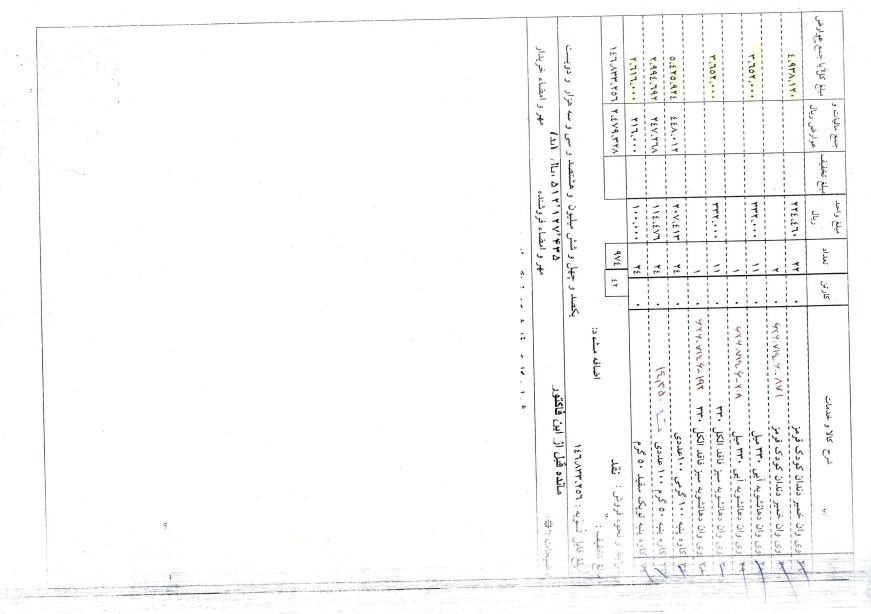
#> input picture samples/test/data_1 - Copy (2).jpg, 3481 x 2455 px (shown at 1/4 size); its folder holds only this picture in this run
$ python -i preprocess.py   (imports and definitions only)
#> lines starting #> are read from the running program, lines starting #| are printed output that depends on the picture; after the words box and inside, x2 and y2 are one past the last pixel; in counts of white or black regions, pixels touching at a corner belong together
### skewcorrection/skew_stimation.py
import numpy as np
import cv2
from skimage.transform import (hough_line, hough_line_peaks, probabilistic_hough_line)


def Skewed_angle(x1, y1, x2, y2):
    """
    Calculate the angle (in degrees) between two points (x1, y1) and (x2, y2) relative to the positive x-axis.
    Returns 0 if a ZeroDivisionError occurs.

    Parameters:
    - x1 (float): x-coordinate of the first point.
    - y1 (float): y-coordinate of the first point.
    - x2 (float): x-coordinate of the second point.
    - y2 (float): y-coordinate of the second point.

    Returns:
    - angle (float): The angle between the two points in degrees.
    """
    try:
        y = (y2 - y1)  # numerator of arctan
        x = (x2 - x1)  # denominator of arctan

        return (np.rad2deg(np.arctan2(y, x)))

    except ZeroDivisionError:
        return 0


def estimate_skewness(binary_image):
    """
    Estimate the skewness angle of a binary image using the Hough line transform.

    Parameters:
    - binary_image (numpy.ndarray): A binary image (e.g., after edge detection).

    Returns:
    - skewness_angle (float): The estimated skewness angle in degrees.
    """
    # Classic straight-line Hough transform
    h, theta, d = hough_line(binary_image)

    lines = hough_line_peaks(h, theta, d)  # gives the highest voted lines returned by hough_line function

    # take horizontal lines only
    indices = np.where(abs(np.rad2deg(lines[1])) > 45)  # array indices of horizontal lines
    # horizontal_lines= (np.take (lines[1], indices),np.take (lines[2], indices))
    horizontal_lines = (lines[1][indices], lines[2][indices])

    line_angle = []
    if indices[0].size > 0:
        for angle, dist in zip(*horizontal_lines):
            y0 = (dist - 0 * np.cos(angle)) / np.sin(angle)
            y1 = (dist - binary_image.shape[1] * np.cos(angle)) / np.sin(angle)
            line_angle.append(Skewed_angle(0, y0, binary_image.shape[1], y1))

    if len(line_angle):
        return np.mean(line_angle)
    else:
        return 0


# de-skew the image
def de_skew(img, angle):
    """
    De-skew an image by rotating it by a specified angle.

    Parameters:
    - img (numpy.ndarray): The input image to be de-skewed.
    - angle (float): The angle (in degrees) by which to rotate the image for de-skewing.

    Returns:
    - de_skewed_img (numpy.ndarray): The de-skewed image.
    """
    rows, cols, _ = img.shape
    # print ("Angle : ", angle)

    M = cv2.getRotationMatrix2D((cols / 2, rows / 2), angle, 1)
    dst = cv2.warpAffine(img, M, (cols, rows))
    # fig2= plt.figure (figsize=(15,15))

    # plt. imshow (dst[:,:,::-1])
    # cv2.imwrite('corrected_image.jpg',dst)
    return dst

### preprocess.py
import cv2
import numpy as np
import os

# load the image we want to de-skew
from skewcorrection.skew_stimation import estimate_skewness, de_skew


def load_image(path):
#> called with path = 'samples/test/data_1 - Copy (2).jpg'
    try:
        img = cv2.imread(path)
#> img is the input picture: shape (2455, 3481, 3); mean B, G, R 249.6, 249.7, 249.6
        # perform BRG to gray scale conversion
        gray = cv2.cvtColor(img, cv2.COLOR_BGR2GRAY)

        # invert the color;
        Inverted_Gray = cv2.bitwise_not(gray)
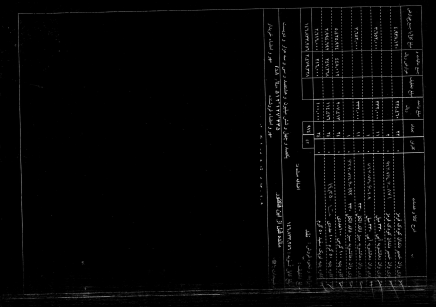
#> Inverted_Gray: shape (2455, 3481) (shown at 1/8 size); min 0, max 255, mean 5.4

        # covert the gray scale image to binary image;

        binary = cv2.threshold(Inverted_Gray, 0, 255, cv2.THRESH_BINARY | cv2.THRESH_OTSU)[1]
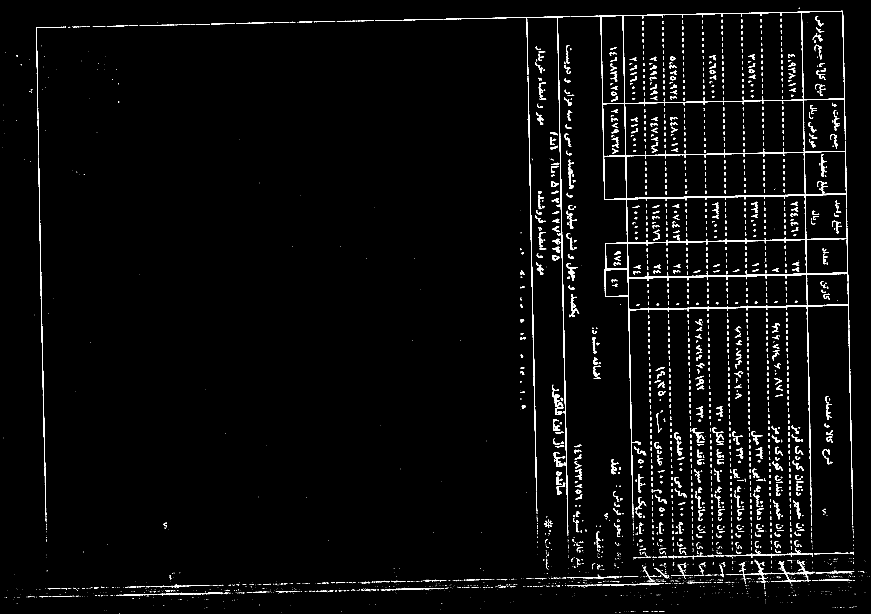
#> binary: shape (2455, 3481) (shown at 1/4 size); 2.4% white; 3517 white regions (2039 under 20 px), largest, box (x1, y1, x2, y2) and area: (2286, 52, 3397, 1998) 41916, (2229, 129, 2272, 2079) 5693, (2117, 632, 2147, 1966) 3820

        # binary = dilation
        return img, binary
    except:
        print("Could not load the image; provide correct path")
        return None, None


def preprocess_image(image_path):
    img, binary = load_image(image_path)
    if img is None or binary is None:
        return None

    angle = estimate_skewness(binary)
#> in estimate_skewness, `h, theta, d = hough_line(binary_image)`: theta = 180 values from -1.57 to 1.55; d = 8521 values from -4260 to 4260
#> in estimate_skewness, `indices = np.where(abs(np.rad2deg(lines[1])) > 45)`: indices = ([8, 11, 12, 13, 14, 16, 17],)
#> in estimate_skewness, `horizontal_lines = (lines[1][indices], lines[2][indices])`: horizontal_lines = ([1.55, 1.55, 1.55, 1.55, 1.55, 1.55, 1.55], [105, 1014, 1280, 836, 1153, 456, 665])
#> the loop in estimate_skewness, `for angle, dist in zip(*horizontal_lines):` made 7 passes
#> (dist, y0, y1) on passes 1 to 7: (105, 105, 44.25), (1014, 1014.2, 953.4), (1280, 1280.2, 1219.4), (836, 836.1, 775.4), (1153, 1153.2, 1092.4), (456, 456.1, 395.3), (665, 665.1, 604.3)
#> after the loop in estimate_skewness, `for angle, dist in zip(*horizontal_lines):`: line_angle = [-1, -1, -1, -1, -1, -1, -1]
#> angle = -1
    image = de_skew(img, angle)
#> in de_skew, `M = cv2.getRotationMatrix2D((cols / 2, rows / 2), angle, 1)`: M = [[1, -0.0175, 21.69], [0.0175, 1, -30.19]]
#> in de_skew, `dst = cv2.warpAffine(img, M, (cols, rows))`:
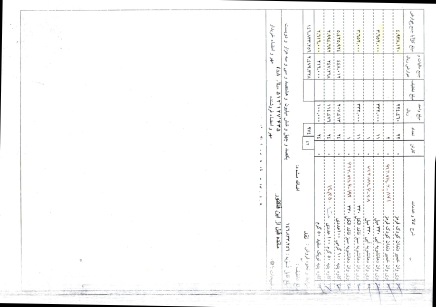
#> dst: shape (2455, 3481, 3) (shown at 1/8 size); mean B, G, R 247.3, 247.3, 247.3

    # Check if image is not None
    if image is not None:
        # image = cv2.cvtColor(image, cv2.COLOR_BGR2GRAY)
        image = cv2.resize(image, (668, 668))  # Resize to your desired size
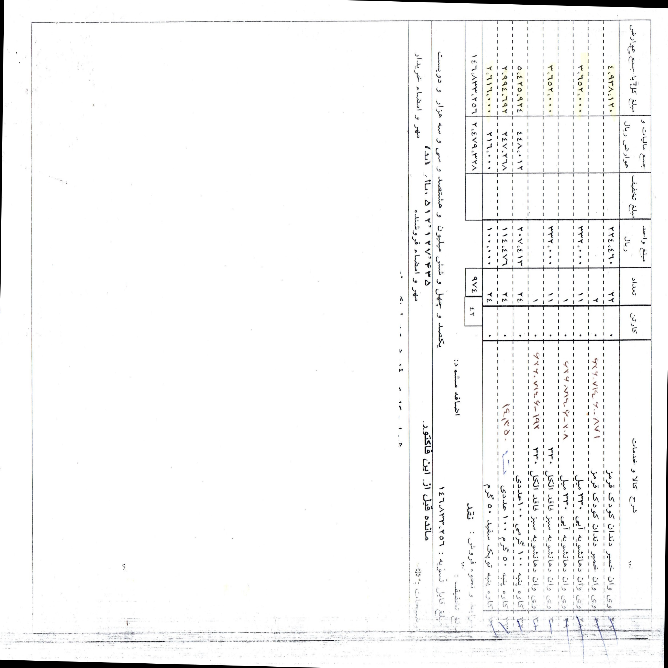
#> image: shape (668, 668, 3); mean B, G, R 247.2, 247.3, 247.2

        image_array = np.array(image)
        image_array = image_array / 255
        return image_array
    else:
        return None


train_path = "/content/train"
val_path = "/content/val"


# [15 lines left out: function prepare_dataset, not called in this run]

>>> result = preprocess_image('samples/test/data_1 - Copy (2).jpg')

$ run again, on samples/test/data_3 - Copy (2).jpg
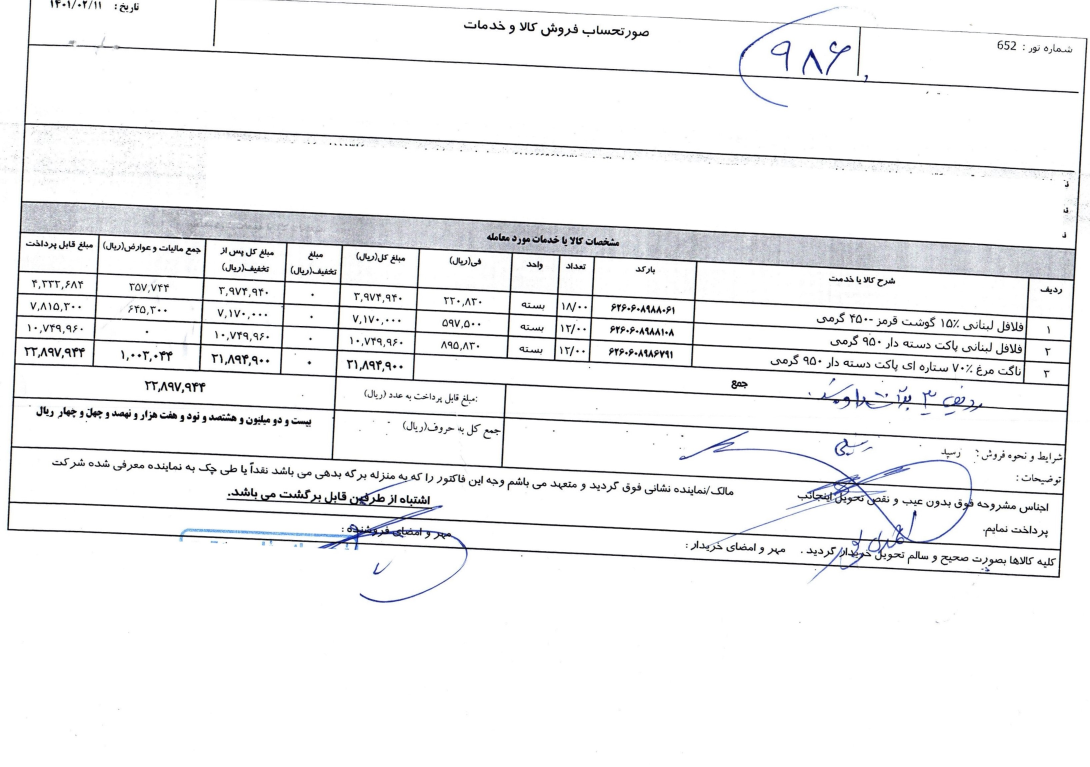
#> input picture samples/test/data_3 - Copy (2).jpg, 3268 x 2300 px (shown at 1/3 size)
#> in load_image, img is the input picture: shape (2300, 3268, 3); mean B, G, R 242.1, 241.3, 241
#> in load_image, `binary = cv2.threshold(Inverted_Gray, 0, 255, cv2.THRESH_BINARY | cv2...`:
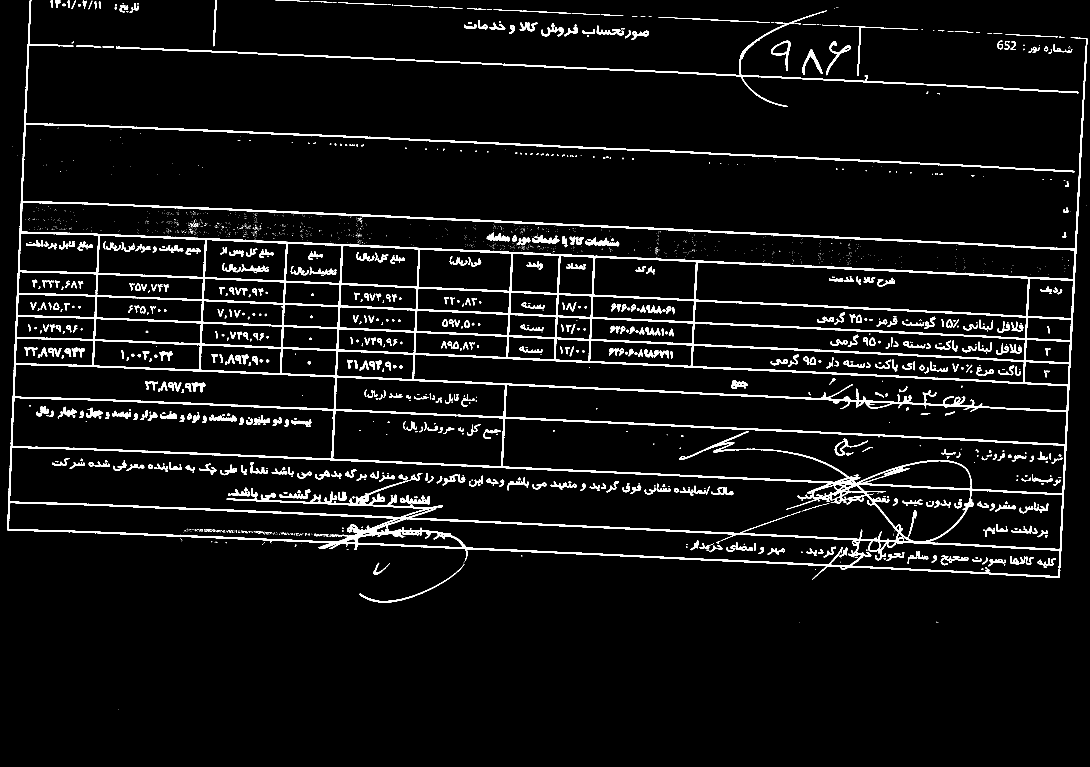
#> binary: shape (2300, 3268) (shown at 1/3 size); 5.1% white; 2388 white regions (1646 under 20 px), largest, box (x1, y1, x2, y2) and area: (22, 0, 3262, 1739) 241584, (348, 32, 3236, 321) 13918, (1079, 1692, 1393, 1808) 1286
#> theta = 180 values from -1.57 to 1.55; d = 7995 values from -3997 to 3997
#> the loop in estimate_skewness, `for angle, dist in zip(*horizontal_lines):` made 24 passes
#> (angle, dist, y0, y1, y in Skewed_angle) on passes 1 to 8: (-1.52, -1564, 1566.1, 1737.4, 171.3), (-1.52, -922, 923.3, 1094.5, 171.3), (-1.52, -988, 989.4, 1160.6, 171.3), (-1.52, -1167, 1168.6, 1339.9, 171.3), (-1.52, -1482, 1484, 1655.3, 171.3), (-1.52, -580, 580.8, 752.1, 171.3), (-1.52, -789, 790.1, 961.4, 171.3), (-1.52, -671, 671.9, 843.2, 171.3)
#> after the loop in estimate_skewness, `for angle, dist in zip(*horizontal_lines):`: line_angle = [3, 3, 3, 3, 3, 3, 3, 3, 3, 3, 3, 3, 3, 2, 3, 2, 2, 2, 2, 2, 2, 2, 3, 2]
#> in preprocess_image, `angle = estimate_skewness(binary)`: angle = 2.63
#> M = [[0.999, 0.0458, -50.95], [-0.0458, 0.999, 76.04]]
#> in preprocess_image, `image = cv2.resize(image, (668, 668))`:
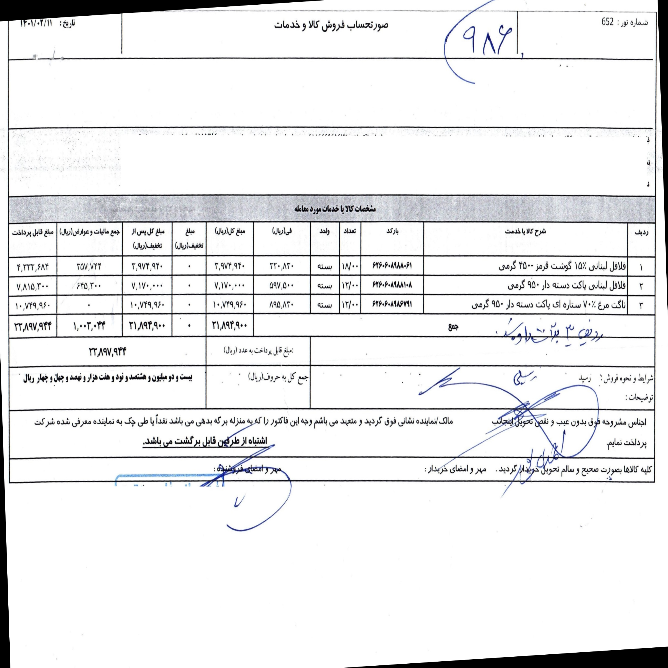
#> image: shape (668, 668, 3); mean B, G, R 236.1, 235.3, 235.1

$ run again, on samples/test/data_34 - Copy (2).jpg
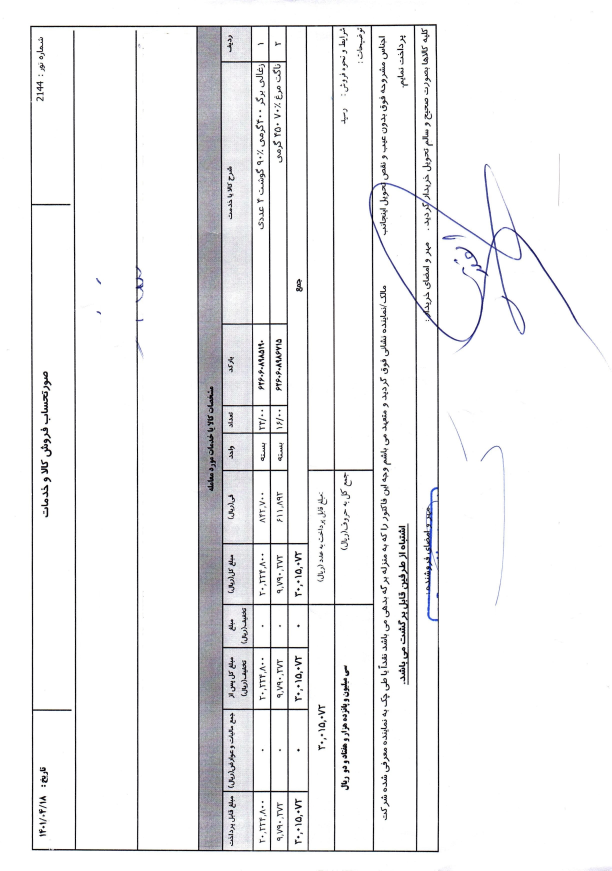
#> input picture samples/test/data_34 - Copy (2).jpg, 2445 x 3484 px (shown at 1/4 size)
#> in load_image, img is the input picture: shape (3484, 2445, 3); mean B, G, R 240.8, 239.8, 239.9
#> in load_image, `binary = cv2.threshold(Inverted_Gray, 0, 255, cv2.THRESH_BINARY | cv2...`:
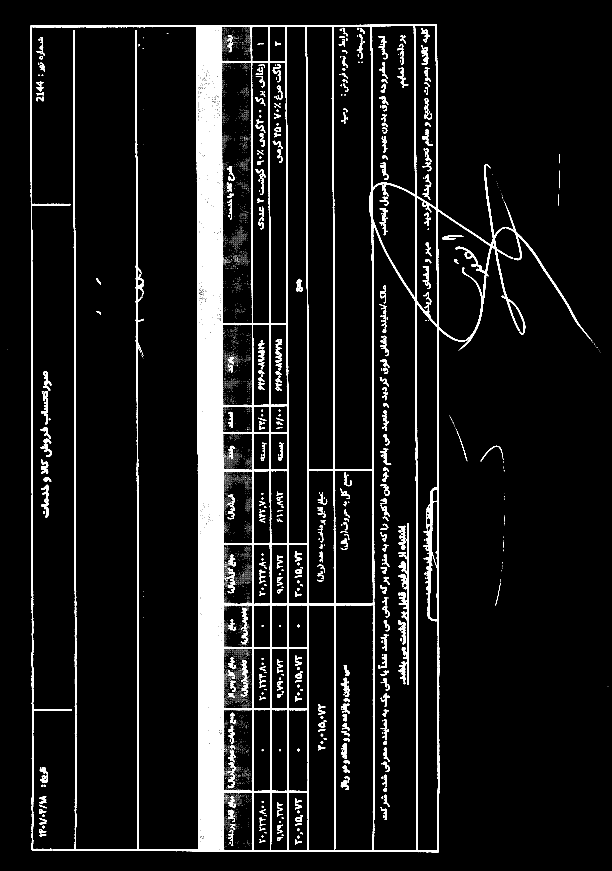
#> binary: shape (3484, 2445) (shown at 1/4 size); 6.4% white; 10754 white regions (10100 under 20 px), largest, box (x1, y1, x2, y2) and area: (121, 97, 2360, 3409) 409368, (1594, 2094, 1635, 2740) 5543, (164, 1565, 192, 1653) 1101
#> theta = 180 values from -1.57 to 1.55; d = 8515 values from -4257 to 4257
#> indices = ([17],)
#> horizontal_lines = ([-1.57], [-103])
#> the loop in estimate_skewness, `for angle, dist in zip(*horizontal_lines):` made 1 pass
#> (angle, dist, y0, y1, y in Skewed_angle, x in Skewed_angle) on pass 1: (-1.57, -103, 103, 103, 1.56e-13, 2445)
#> after the loop in estimate_skewness, `for angle, dist in zip(*horizontal_lines):`: line_angle = [3.66e-15]
#> in preprocess_image, `angle = estimate_skewness(binary)`: angle = 3.66e-15
#> M = [[1, 6.39e-17, -1.11e-13], [-6.39e-17, 1, 7.82e-14]]
#> in preprocess_image, `image = cv2.resize(image, (668, 668))`:
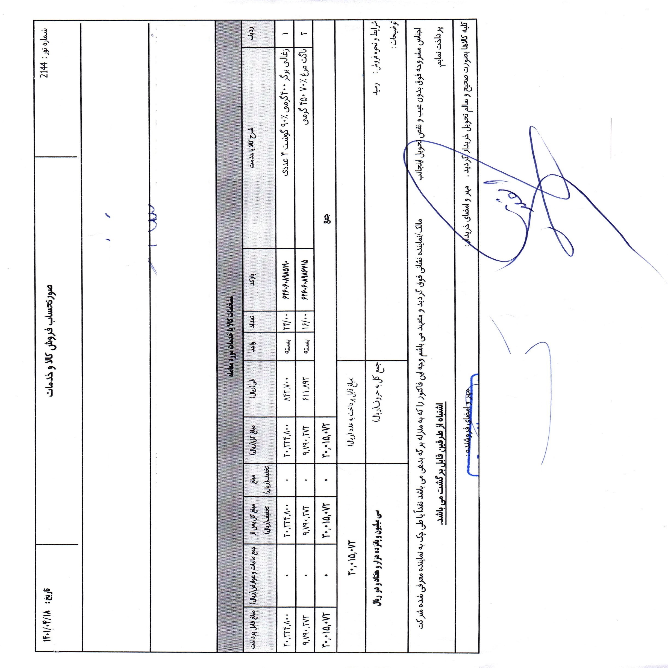
#> image: shape (668, 668, 3); mean B, G, R 240.9, 239.9, 240
